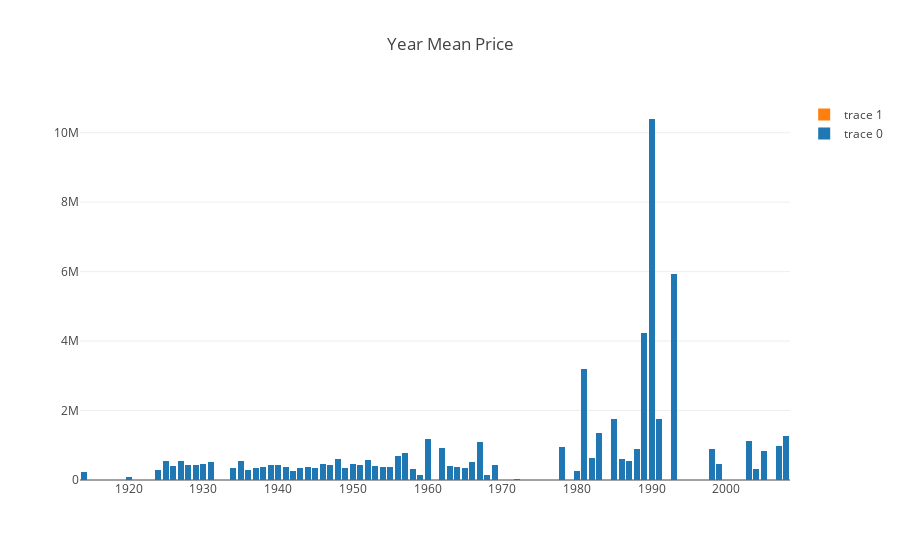

Source (notebook cell):
### Code cell
df = df[df['YearBuilt'] != 0]
data = [go.Bar(x=df.groupby('YearBuilt').mean().index, 
               y=df.groupby('YearBuilt').mean()['TotalValue'], orientation='v'),go.Bar(x=df.groupby('YearBuilt').count().index, 
               y=df.groupby('YearBuilt').count()['TotalValue'], orientation='v')]

layout= go.Layout(title='Year Mean Price', barmode='stack')

fig = go.Figure(layout=layout, data=data)

pyo.iplot(fig)
